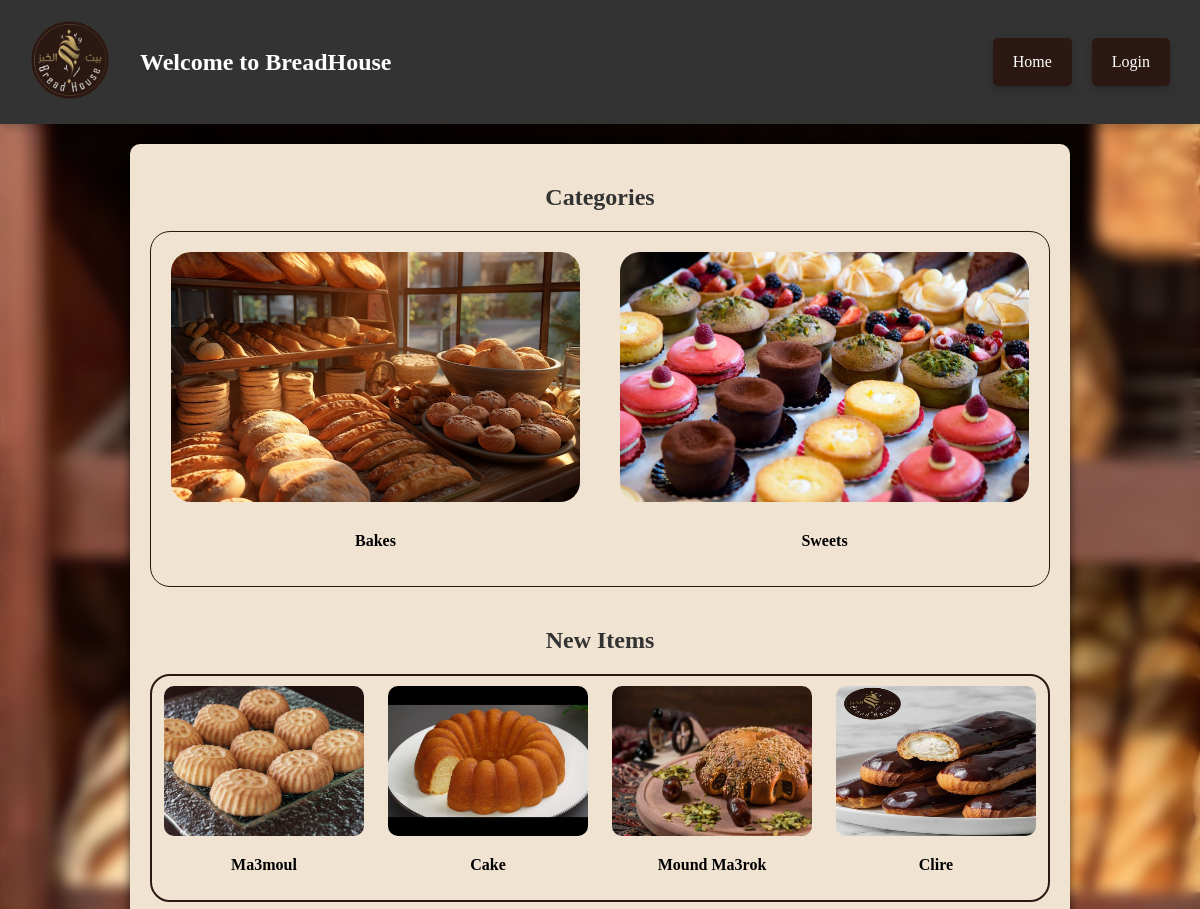
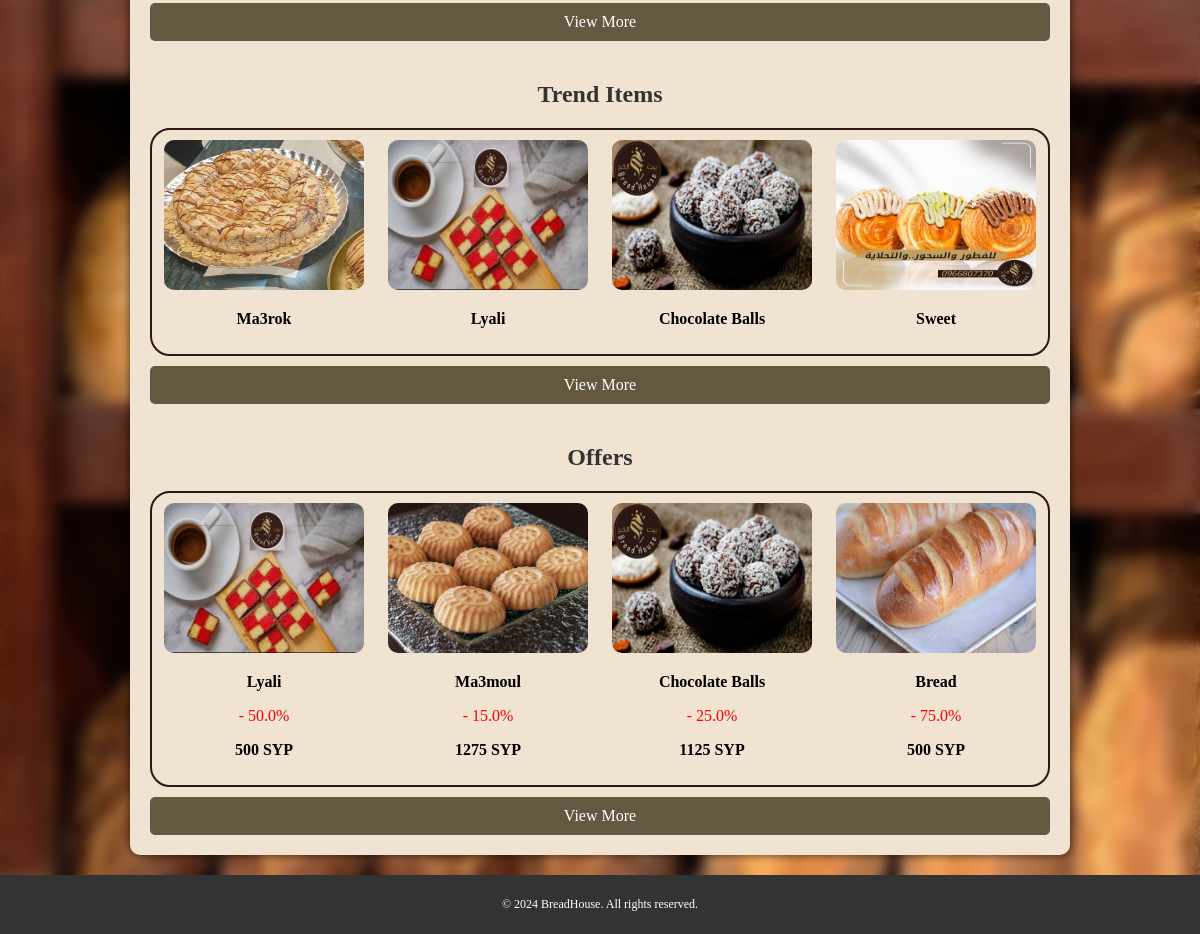
The page / on the database its author committed (2 pictures, top to bottom).
### Menue/models.py (models this page shows, shortened)
class Category(models.Model):
    parent_category = models.ForeignKey(
        'self',
        null=True,
        blank=True,
        on_delete=models.SET_NULL,
        related_name='subcategories'
    )
    name = models.CharField(max_length=100)
    description = models.CharField(max_length=100)
    image = models.ImageField(upload_to='category_images/', null=True, blank=True)

class NewItem(models.Model):
    product=models.ForeignKey(Product,on_delete=models.CASCADE)

class Product(models.Model):
    category=models.ForeignKey(Category,on_delete=models.SET_NULL,null=True,)
    name = models.CharField(max_length=100)
    description = models.CharField(max_length=100)
    price=models.IntegerField()
    image = models.ImageField(upload_to='product_images/', null=True, blank=True)

class TrendItem(models.Model):
    product=models.ForeignKey(Product,on_delete=models.CASCADE)

class Offer(models.Model):
    product = models.ForeignKey(Product, on_delete=models.CASCADE)
    discount = models.FloatField()
    @property
    def new_price(self):
        discount_decimal = Decimal(str(self.discount / 100))
        discounted_price = self.product.price * (1 - discount_decimal)
        return int(discounted_price)

### Menue/views/views.py (the view)
# urls.py: path('', views.home, name='home'),
def home(request):
    categories = Category.objects.all()
    new_items = NewItem.objects.all()
    trend_items = TrendItem.objects.all()
    offers = Offer.objects.all()
    return render(request, 'home.html',{'categories': categories,'new_items': new_items,'trend_items':trend_items,'offers':offers})

### Menue/templates/home.html
{% extends 'base.html' %}
{% block content %}
{% load static %}
<link rel="stylesheet" href="{% static 'css/home-style.css' %}">
<h2 class="home-category-list-title">Categories</h2>
<ul class="home-category-list">
    {% for category in categories %}
    <li class="home-category-item">
        <a href="{% url 'category_items' category.id %}">
            <img src="{{ category.image.url }}" alt="{{ category.name }} Image" class="home-category-image">
        </a>
        <div class="home-category-details">
            <p class="home-category-name"> {{ category.name }}</p>
        </div>
    </li>
    {% empty %}
    <li class="home-no-categories">No categories available.</li>
    {% endfor %}
</ul>
<h2 class="home-new-items-title">New Items</h2>
<div class="home-new-items">
    {% for item in new_items %}
    <div class="home-new-item">
        <a href="{% url 'product_details' product_id=item.product.id %}">
            <img src="{{ item.product.image.url }}" alt="{{ item.product.name }} Image" class="home-new-item-image">
        </a>
        <p class="home-new-item-name">{{ item.product.name }}</p>
    </div>
    {% endfor %}
</div>
<div class="home-view-more-button">
    <a href="{% url 'new_item_list' %}" class="home-view-more-items">View More</a>
</div>
<h2 class="home-trend-items-title">Trend Items</h2>
<div class="home-trend-items">
    {% for item in trend_items %}
    <div class="home-trend-item">
        <a href="{% url 'product_details' product_id=item.product.id %}">
            <img src="{{ item.product.image.url }}" alt="{{ item.product.name }} Image" class="home-trend-item-image">
        </a>
        <p class="home-trend-item-name">{{ item.product.name }}</p>
    </div>
    {% endfor %}
</div>
<div class="home-view-more-button">
    <a href="{% url 'trend_item_list' %}" class="home-view-more-items">View More</a>
</div>
<h2 class="home-offers-title">Offers</h2>
<div class="home-offers">
    {% for offer in offers %}
    <div class="home-offer">
        <a href="{% url 'product_details' product_id=offer.product.id %}">
            <img src="{{ offer.product.image.url }}" alt="{{ offer.product.name }} Image" class="home-offer-image">
        </a>
        <p class="home-offer-name">{{ offer.product.name }}</p>
        <p class="home-offer-discount">- {{ offer.discount }}%</p>
        <p class="home-offer-price">{{ offer.new_price }} SYP</p>
    </div>
    {% endfor %}
</div>
<div class="home-view-more-button">
    <a href="{% url 'offer_list' %}" class="home-view-more-items">View More</a>
</div>
{% endblock %}

### Menue/templates/base.html (shortened to what this page needs)
<!DOCTYPE html>
<html lang="en">
<head>
    {% load static %}
    <link rel="stylesheet" href="{% static 'css/base-style.css' %}">
</head>
<body class="base-body">
    <header class="site-header">
        <div class="full-header">
            <div class="header-content">
                <div class="logo-and-title">
                    <a href="/"> <img src="{% static '..\media/background/BreadHouse_Logo.png' %}" alt="BreadHouse_Logo"
                            class="site-logo"></a>
                    <h1 class="site-title">Welcome to BreadHouse</h1>
                </div>
                <nav class="site-nav">
                    <ul class="nav-list">
                        <li class="nav-item"><a href="{% url 'home' %}" class="nav-link">Home</a></li>
                        {% if user.is_authenticated %}
                        <li class="nav-item"><a href="{% url 'feedback_create' %}" class="nav-link">Add Feedback</a>
                        </li>
                        <li class="nav-item"><a href="{% url 'feedback_list' %}" class="nav-link">View Feedbacks</a>
                        </li>
                        {% if request.user.profile.role == 'admin' %}
                        <li class="nav-item"><a href="{% url 'dashboard' %}" class="nav-link">Dashboard</a></li>
                        {% endif %}
                        <li class="nav-item">
                            <form id="logout-form" method="post" action="{% url 'logout' %}" style="display: none;">
                                {% csrf_token %}
                                <button type="submit" class="logout-button">Logout</button>
                            </form>
                            <a href="#" class="logout-link"
                                onclick="document.getElementById('logout-form').submit();">Logout</a>
                        </li>
                        {% else %}
                        <li class="nav-item"><a href="{% url 'login' %}" class="nav-link">Login</a></li>
                        {% endif %}
                    </ul>
                </nav>
            </div>
        </div>
    </header>
    <main class="site-content">
        {% block content %}{% endblock %}
    </main>
    <footer class="site-footer">
        <p>&copy; 2024 BreadHouse. All rights reserved.</p>
    </footer>
</body>
</html>

### Menue/static/css/base-style.css (style rules this page uses)
.base-body { margin: 0; padding: 0; background-color: #f4f4f4; background-image: url('../../media/background/dashboard.jpg'); background-size: cover; background-attachment: fixed; position: relative; z-index: 0; font-family: Cambria, Cochin, Georgia, Times, 'Times New Roman', serif }
.base-body::before { content: ''; position: absolute; top: 0; left: 0; right: 0; bottom: 0; background: inherit; filter: blur(7px); z-index: -1; }
.site-header { background-color: #333; color: #fff; padding: 10px 0; width: 100%; box-shadow: 0 4px 8px rgba(0, 0, 0, 0.2); }
.header-content { display: flex; justify-content: space-between; align-items: center; max-width: 1200px; margin: 0 auto; padding: 0 20px; }
.logo-and-title { display: flex; align-items: center; }
.site-logo { height: 100px; width: auto; margin-right: 20px; }
.site-title { font-size: 24px; color: #fff; }
.site-nav { display: flex; }
.nav-list { list-style: none; padding: 0; margin: 0; display: flex; flex-wrap: wrap; justify-content: center; }
.nav-item { margin: 0 10px; }
.nav-link, .logout-button, .logout-link { color: #fff; background-color: #2b1812; text-decoration: none; padding: 15px 20px; display: inline-block; border-radius: 5px; box-shadow: 0 4px 8px rgba(0, 0, 0, 0.2); transition: background-color 0.3s, box-shadow 0.3s; }
.site-content { padding: 20px; max-width: 900px; margin: 20px auto; background-color: #ffffff; box-shadow: 0 0 10px rgba(0, 0, 0, 0.7); border-radius: 10px; min-height: calc(100vh - 100px); }
.site-footer { text-align: center; background-color: #333; color: #fff; padding: 10px 0; position: relative; font-size: 12px; bottom: 0; left: 0; width: 100%; z-index: 1000; overflow-y: auto; }

### Menue/static/css/home-style.css (style rules this page uses)
.home-category-list-title { font-size: 24px; color: #333; margin-bottom: 20px; text-align: center; }
.site-content { background-color: rgb(240, 227, 210); font-family: Cambria, Cochin, Georgia, Times, 'Times New Roman', serif }
.home-category-list { list-style-type: none; border: 1px solid #2b1812; border-radius: 20px; padding: 0; display: flex; flex-wrap: wrap; justify-content: space-between; }
.home-category-item { width: calc(50% - 20px); margin: 10px; padding: 10px; box-sizing: border-box; display: flex; flex-direction: column; }
.home-category-image { width: 100%; height: 250px; border-radius: 20px; object-fit: cover; }
.home-category-details { margin-top: 10px; flex-grow: 1; text-align: center; font-weight: bold; }
.home-category-name { font-weight: bold; color: #000000; }
.home-new-items-title { font-size: 24px; color: #333; margin-top: 40px; text-align: center; }
.home-new-items { display: flex; flex-wrap: wrap; border: 2px solid #2b1812; border-radius: 20px; }
.home-new-item { width: calc(25% - 20px); margin: 10px; text-align: center; }
.home-new-item-image { width: 200px; height: 150px; border-radius: 10px; }
.home-new-item-name { font-weight: bold; color: #000000; text-align: center; }
.home-view-more-items { display: block; text-align: center; background-color: rgb(100, 89, 64); ; color: #fff; margin-top: 10px; padding: 10px 20px; border-radius: 5px; text-decoration: none; transition: background-color 0.3s; }
.home-trend-items-title { font-size: 24px; color: #333; margin-top: 40px; text-align: center; }
.home-trend-items { display: flex; flex-wrap: wrap; border: 2px solid #2b1812; border-radius: 20px; text-align: center; }
.home-trend-item { width: calc(25% - 20px); margin: 10px; }
.home-trend-item-image { width: 200px; height: 150px; border-radius: 10px; }
.home-trend-item-name { font-weight: bold; color: #000000; text-align: center; }
.home-offers-title { font-size: 24px; color: #333; margin-top: 40px; text-align: center; }
.home-offer-discount { color: red; }
.home-offers { display: flex; flex-wrap: wrap; border: 2px solid #2b1812; border-radius: 20px; }
.home-offer { width: calc(25% - 20px); margin: 10px; text-align: center; }
.home-offer-image { width: 200px; height: 150px; border-radius: 10px; }
.home-offer-name { font-weight: bold; color: #000000; text-align: center; }
.home-offer-price { color: #000000; font-weight: bold; }

### rows shown on the page
Category: image (picture), name "Bakes"
Category: image (picture), name "Sweets"
NewItem: product.image (picture), product.name "Ma3moul"
NewItem: product.image (placeholder picture), product.name "Cake"
NewItem: product.image (picture), product.name "Mound Ma3rok"
NewItem: product.image (picture), product.name "Clire"
TrendItem: product.image (picture), product.name "Ma3rok"
TrendItem: product.image (picture), product.name "Lyali"
TrendItem: product.image (picture), product.name "Chocolate Balls"
TrendItem: product.image (picture), product.name "Sweet"
Offer: product.image (picture), product.name "Lyali", discount "50.0", new_price "500"
Offer: product.image (picture), product.name "Ma3moul", discount "15.0", new_price "1275"
Offer: product.image (picture), product.name "Chocolate Balls", discount "25.0", new_price "1125"
Offer: product.image (picture), product.name "Bread", discount "75.0", new_price "500"
